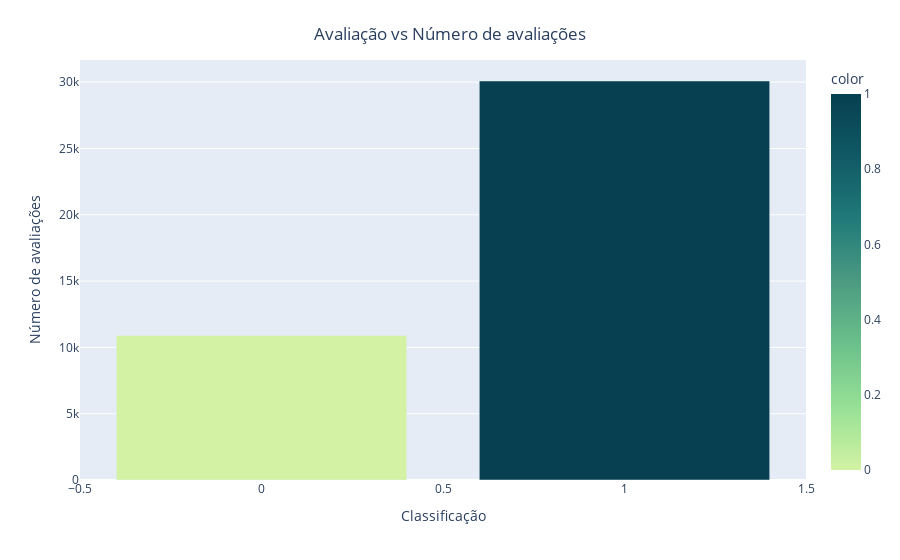

Notebook source saved alongside this figure:
### Code cell
fig = px.bar(x = np.unique(data_bin['label']),
             y = [list(data_bin['label']).count(i) for i in np.unique(data_bin['label'])],
             color = np.unique(data_bin['label']),
             color_continuous_scale = 'Emrld')
fig.update_xaxes(title = 'Classificação')
fig.update_yaxes(title = 'Número de avaliações')
fig.update_layout(showlegend = True,
  title = {
    'text': 'Avaliação vs Número de avaliações',
    'y': 0.95,
    'x': 0.5,
    'xanchor': 'center',
    'yanchor': 'top'
  })
fig.show()

### Figure 1 — Plotly figure (JSON) as saved in the notebook; plotly's stock layout.template omitted (floating-point values rounded to 4 significant figures)
{"data": [{"alignmentgroup": "True", "hovertemplate": "x=%{x}<br>y=%{y}<br>color=%{marker.color}<extra></extra>", "legendgroup": "", "marker": {"color": [0, 1], "coloraxis": "coloraxis", "pattern": {"shape": ""}}, "name": "", "offsetgroup": "", "orientation": "v", "showlegend": false, "textposition": "auto", "type": "bar", "x": [0, 1], "xaxis": "x", "y": [10890, 30087], "yaxis": "y"}], "layout": {"barmode": "relative", "coloraxis": {"colorbar": {"title": {"text": "color"}}, "colorscale": [[0, "rgb(211, 242, 163)"], [0.1667, "rgb(151, 225, 150)"], [0.3333, "rgb(108, 192, 139)"], [0.5, "rgb(76, 155, 130)"], [0.6667, "rgb(33, 122, 121)"], [0.8333, "rgb(16, 89, 101)"], [1, "rgb(7, 64, 80)"]]}, "legend": {"tracegroupgap": 0}, "margin": {"t": 60}, "showlegend": true, "title": {"text": "Avaliação vs Número de avaliações", "x": 0.5, "xanchor": "center", "y": 0.95, "yanchor": "top"}, "xaxis": {"anchor": "y", "domain": [0, 1], "title": {"text": "Classificação"}}, "yaxis": {"anchor": "x", "domain": [0, 1], "title": {"text": "Número de avaliações"}}}}
